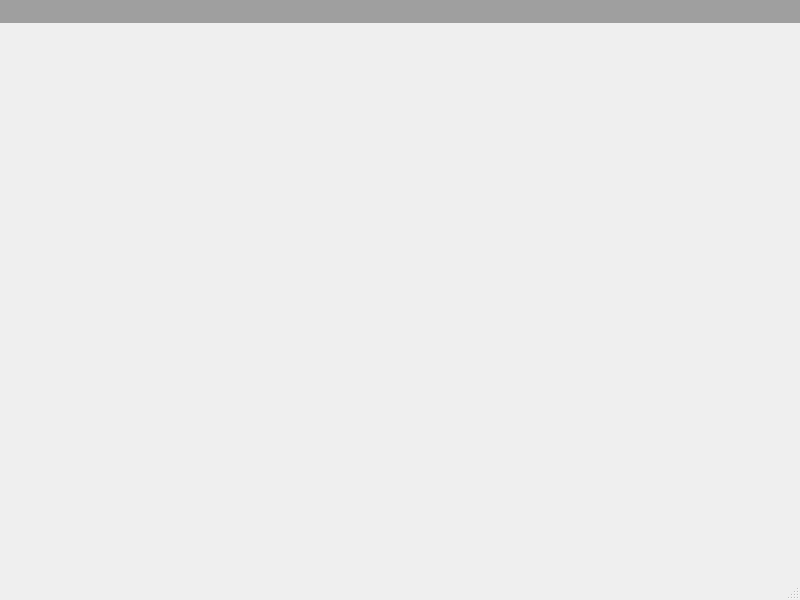
<?xml version="1.0" encoding="UTF-8"?>
<ui version="4.0">
 <class>MainWindow</class>
 <widget class="QMainWindow" name="MainWindow">
  <property name="geometry">
   <rect>
    <x>0</x>
    <y>0</y>
    <width>800</width>
    <height>600</height>
   </rect>
  </property>
  <property name="windowTitle">
   <string>MainWindow</string>
  </property>
  <property name="styleSheet">
   <string notr="true">#MainWindow{
border-radius:5px 5px 5px 5px;
}</string>
  </property>
  <property name="documentMode">
   <bool>true</bool>
  </property>
  <property name="dockNestingEnabled">
   <bool>true</bool>
  </property>
  <widget class="QWidget" name="centralwidget">
   <layout class="QVBoxLayout" name="verticalLayout">
    <property name="spacing">
     <number>0</number>
    </property>
    <property name="leftMargin">
     <number>0</number>
    </property>
    <property name="topMargin">
     <number>0</number>
    </property>
    <property name="rightMargin">
     <number>0</number>
    </property>
    <property name="bottomMargin">
     <number>0</number>
    </property>
    <item>
     <widget class="QLabel" name="icon">
      <property name="text">
       <string/>
      </property>
      <property name="alignment">
       <set>Qt::AlignCenter</set>
      </property>
     </widget>
    </item>
   </layout>
  </widget>
  <widget class="XS::MenuBar" name="menuBar">
   <property name="geometry">
    <rect>
     <x>0</x>
     <y>0</y>
     <width>800</width>
     <height>23</height>
    </rect>
   </property>
   <property name="sizePolicy">
    <sizepolicy hsizetype="MinimumExpanding" vsizetype="Fixed">
     <horstretch>0</horstretch>
     <verstretch>0</verstretch>
    </sizepolicy>
   </property>
   <property name="minimumSize">
    <size>
     <width>0</width>
     <height>23</height>
    </size>
   </property>
   <property name="maximumSize">
    <size>
     <width>16777215</width>
     <height>23</height>
    </size>
   </property>
   <property name="styleSheet">
    <string notr="true">#menuBar{
border: 0px none palette(base);
background-color:palette(dark);
}</string>
   </property>
  </widget>
  <widget class="XS::StatusBar" name="statusbar">
   <property name="styleSheet">
    <string notr="true">#statusBar{
border: 0px none palette(base);
background-color:palette(shadow);
}</string>
   </property>
  </widget>
 </widget>
 <customwidgets>
  <customwidget>
   <class>XS::MenuBar</class>
   <extends>QMenuBar</extends>
   <header>MenuBar.h</header>
  </customwidget>
  <customwidget>
   <class>XS::StatusBar</class>
   <extends>QStatusBar</extends>
   <header>StatusBar.h</header>
  </customwidget>
 </customwidgets>
 <resources/>
 <connections/>
</ui>
